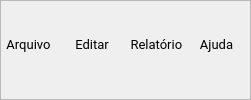
      <widget class="QFrame" name="frame_2">
       <property name="sizePolicy">
        <sizepolicy hsizetype="Preferred" vsizetype="Fixed">
         <horstretch>0</horstretch>
         <verstretch>0</verstretch>
        </sizepolicy>
       </property>
       <property name="styleSheet">
        <string notr="true">QPushButton {
background-color: transparent;
font-family: Roboto;
font-size:10pt;
border: none;
border-radius:3px;
padding:0px

}

QPushButton:hover {
background-color:	#D9D9D6
}</string>
       </property>
       <property name="frameShape">
        <enum>QFrame::Shape::StyledPanel</enum>
       </property>
       <property name="frameShadow">
        <enum>QFrame::Shadow::Raised</enum>
       </property>
       <layout class="QHBoxLayout" name="horizontalLayout_2">
        <property name="leftMargin">
         <number>0</number>
        </property>
        <property name="topMargin">
         <number>0</number>
        </property>
        <item>
         <widget class="QPushButton" name="arquivo_2">
          <property name="minimumSize">
           <size>
            <width>55</width>
            <height>28</height>
           </size>
          </property>
          <property name="maximumSize">
           <size>
            <width>55</width>
            <height>16777215</height>
           </size>
          </property>
          <property name="styleSheet">
           <string notr="true"/>
          </property>
          <property name="text">
           <string>Arquivo</string>
          </property>
         </widget>
        </item>
        <item>
         <widget class="QPushButton" name="config_2">
          <property name="minimumSize">
           <size>
            <width>60</width>
            <height>28</height>
           </size>
          </property>
          <property name="maximumSize">
           <size>
            <width>87</width>
            <height>16777215</height>
           </size>
          </property>
          <property name="text">
           <string>Editar</string>
          </property>
         </widget>
        </item>
        <item>
         <widget class="QPushButton" name="relatorio_2">
          <property name="minimumSize">
           <size>
            <width>60</width>
            <height>28</height>
           </size>
          </property>
          <property name="maximumSize">
           <size>
            <width>60</width>
            <height>16777215</height>
           </size>
          </property>
          <property name="styleSheet">
           <string notr="true"/>
          </property>
          <property name="text">
           <string>Relatório </string>
          </property>
         </widget>
        </item>
        <item>
         <widget class="QPushButton" name="ajuda_2">
          <property name="minimumSize">
           <size>
            <width>45</width>
            <height>28</height>
           </size>
          </property>
          <property name="maximumSize">
           <size>
            <width>45</width>
            <height>16777215</height>
           </size>
          </property>
          <property name="text">
           <string>Ajuda</string>
          </property>
         </widget>
        </item>
       </layout>
      </widget>
